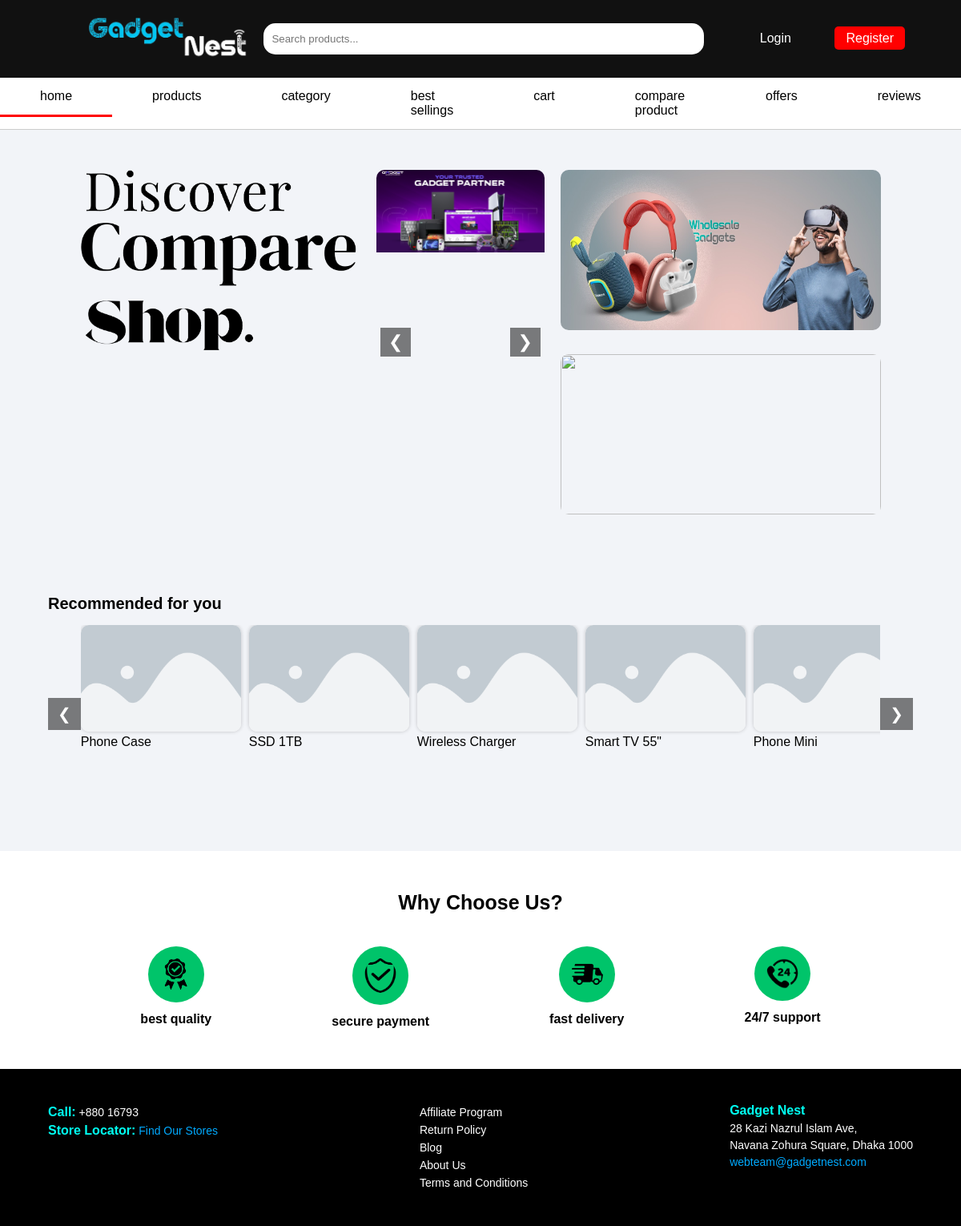
The page / on the database its author committed.
### tables this page shows
CREATE TABLE `products` (
  `id` int(11) NOT NULL,
  `name` varchar(255) NOT NULL,
  `brand` varchar(100) DEFAULT NULL,
  `model` varchar(100) DEFAULT NULL,
  `price` decimal(10,2) NOT NULL,
  `stock_status` enum('In Stock','Out of Stock') DEFAULT 'In Stock',
  `description` text DEFAULT NULL,
  `main_image` varchar(255) DEFAULT NULL,
  `rating` decimal(3,2) DEFAULT 0.00,
  `created_at` timestamp NOT NULL DEFAULT current_timestamp(),
  `updated_at` timestamp NOT NULL DEFAULT current_timestamp() ON UPDATE current_timestamp(),
  `category_id` int(11) DEFAULT NULL
);

### index.php (the view, shortened to what this page needs)
<?php
include 'base.php';
include 'db.php';
$is_logged_in = isset($_SESSION['user_id']);
$placeholder = "images/placeholder.png";
$rec_result = $conn->query("SELECT id, name, main_image FROM products ORDER BY RAND() LIMIT 20");
$recommended = [];
if($rec_result && $rec_result->num_rows > 0){
    while($row = $rec_result->fetch_assoc()){
        $recommended[] = $row;
    }
}
?>
<section class="banner">
    <div class="banner-left">
        <img src="images/font.png" alt="Discover Compare Shop" />
    </div>
    <div class="banner-slider">
        <div class="slides">
            <img src="images/slider_1.png" class="active" />
        </div>
        <button class="prev">&#10094;</button>
        <button class="next">&#10095;</button>
    </div>
    <div class="banner-right">
        <img src="images/top_1.png" />
        <img src="images/top_2.png" />
    </div>
</section>
<section class="recommended">
    <h2>Recommended for you</h2>
    <div class="rec-container">
        <button class="rec-prev">&#10094;</button>
        <div class="rec-slider">
            <div class="rec-items">
                <?php foreach($recommended as $prod):
                    $img_path = (!isset($prod['main_image']) || trim($prod['main_image']) === '') ? $placeholder : $prod['main_image'];
                    if(!file_exists($img_path)) $img_path = $placeholder;
                    $href = $is_logged_in ? "product.php?id={$prod['id']}" : "#";
                    $loginClass = $is_logged_in ? '' : 'login-popup';
                ?>
                    <div class="rec-item" data-href="<?= $href ?>" data-login="<?= $loginClass ? '1' : '0' ?>">
                        <img src="<?= $img_path ?>" alt="<?= htmlspecialchars($prod['name']) ?>">
                        <p><?= htmlspecialchars($prod['name']) ?></p>
                    </div>
                <?php endforeach; ?>
            </div>
        </div>
        <button class="rec-next">&#10095;</button>
    </div>
</section>
<section class="why-choose">
    <h2>Why Choose Us?</h2>
    <div class="choose-icons">
        <div class="icon-box">
            <img src="images/quality.png" />
            <p>best quality</p>
        </div>
        <div class="icon-box">
            <img src="images/secure.png" />
            <p>secure payment</p>
        </div>
        <div class="icon-box">
            <img src="images/delivery.png" />
            <p>fast delivery</p>
        </div>
        <div class="icon-box">
            <img src="images/support.png" />
            <p>24/7 support</p>
        </div>
    </div>
</section>
<?php include 'base_footer.php'; ?>
    <?php include 'popup.php'; ?>
<link rel="stylesheet" href="style.css">

### base.css (style rules this page uses)
* { margin: 0; padding: 0; box-sizing: border-box; font-family: "Poppins", sans-serif; }
body { background: #f2f4f8; color: #000; }

### style.css (style rules this page uses)
.banner { display: flex; justify-content: space-between; align-items: flex-start; margin: 50px 100px; gap: 20px; }
.banner-left img { width: 350px; border-radius: 8px; }
.banner-slider { position: relative; width: 900px; height: 430px; overflow: hidden; border-radius: 10px; }
.banner-slider img { width: 100%; height: 100%; display: none; }
.banner-slider img.active { display: block; }
.banner-slider button { position: absolute; top: 50%; transform: translateY(-50%); background: rgba(0,0,0,0.5); color: #fff; border: none; font-size: 22px; cursor: pointer; padding: 5px 10px; }
.banner-slider .prev { left: 5px; }
.banner-slider .next { right: 5px; }
.banner-right img { height: 200px; width: 400px; margin-bottom: 30px; border-radius: 10px; display: block; }
.recommended { padding: 20px 60px; }
.recommended h2 { font-size: 20px; margin-bottom: 15px; }
.rec-container { display: flex; align-items: center; justify-content: center; }
.rec-slider { width: 1900px; overflow: hidden; }
.rec-items { display: flex; transition: transform 0.5s ease; }
.rec-items img { width: 200px; margin-right: 10px; border-radius: 10px; background: #fff; box-shadow: 0 0 5px rgba(0,0,0,0.2); }
.rec-prev, .rec-next { background: rgba(0,0,0,0.5); color: white; border: none; font-size: 20px; padding: 8px 12px; cursor: pointer; }
.why-choose { background: #fff; text-align: center; padding: 50px 60px; margin-top: 40px; }
.why-choose h2 { margin-bottom: 40px; font-size: 25px; }
.choose-icons { display: flex; justify-content: center; gap: 150px; }
.icon-box img { width: 70px; background: #00c46a; border-radius: 50%; padding: 15px; }
.icon-box p { margin-top: 8px; font-weight: 600; }

### rows shown on the page
products: name "Phone Case"
products: name "SSD 1TB"
products: name "Wireless Charger"
products: name "Smart TV 55\""
products: name "Phone Mini"
